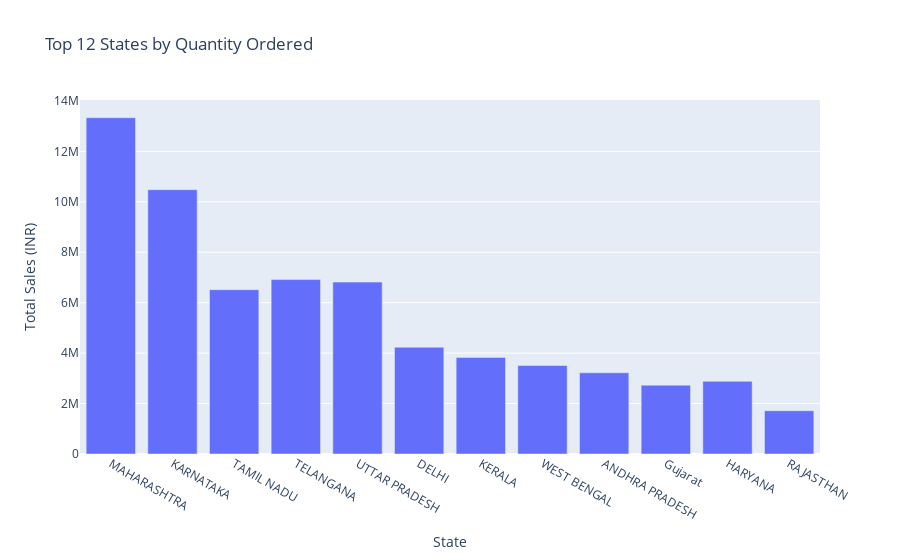

Write notebook code for a chart like this one.
### Code cell
import plotly.express as px

# Assuming you have the statewise_summary DataFrame with the required data
top_12_states_by_quantity = statewise_summary.head(12)

fig = px.bar(top_12_states_by_quantity, x='state', y='Total Order Amount (INR)', 
             title='Top 12 States by Quantity Ordered', labels={'Total Order Amount (INR)': 'Total Sales (INR)'})
fig.update_xaxes(title_text='State')
fig.update_yaxes(title_text='Total Sales (INR)')

fig.show()

### Figure 1 — Plotly figure (JSON) as saved in the notebook; plotly's stock layout.template omitted (floating-point values rounded to 4 significant figures)
{"data": [{"alignmentgroup": "True", "hovertemplate": "state=%{x}<br>Total Sales (INR)=%{y}<extra></extra>", "legendgroup": "", "marker": {"color": "#636efa", "pattern": {"shape": ""}}, "name": "", "offsetgroup": "", "orientation": "v", "showlegend": false, "textposition": "auto", "type": "bar", "x": ["MAHARASHTRA", "KARNATAKA", "TAMIL NADU", "TELANGANA", "UTTAR PRADESH", "DELHI", "KERALA", "WEST BENGAL", "ANDHRA PRADESH", "Gujarat", "HARYANA", "RAJASTHAN"], "xaxis": "x", "y": [13340000.0, 10480000.0, 6516000.0, 6917000.0, 6817000.0, 4235217, 3830000.0, 3508000.0, 3220000.0, 2729000.0, 2882000.0, 1717000.0], "yaxis": "y"}], "layout": {"barmode": "relative", "legend": {"tracegroupgap": 0}, "title": {"text": "Top 12 States by Quantity Ordered"}, "xaxis": {"anchor": "y", "domain": [0, 1], "title": {"text": "State"}}, "yaxis": {"anchor": "x", "domain": [0, 1], "title": {"text": "Total Sales (INR)"}}}}
